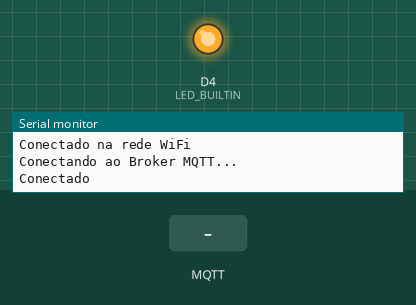
A sketch run on a simulated ESP8266 (NodeMCU). On the bench: output pins drawn as LEDs (lit = HIGH, except the on-board LED, lit = LOW), the last lines printed to the serial monitor. The test bench sets the inputs (shaded band). WiFi joins after 1.5 s; servers stay silent unless stated; storage starts empty; random numbers use the default seed unless the sketch sets one; no MQTT or app messages arrive unless stated.

Above: at 2.7 s.
2.8 s: MQTT message "luci6666" arrives on the first subscribed topic
At 3.3 s:
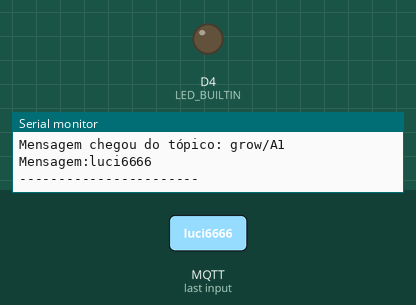
4.3 s: MQTT message "1" arrives on the first subscribed topic
At 5.3 s:
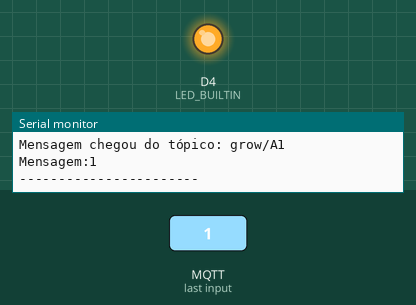
6.3 s: MQTT message "on" arrives on the first subscribed topic
At 7.3 s:
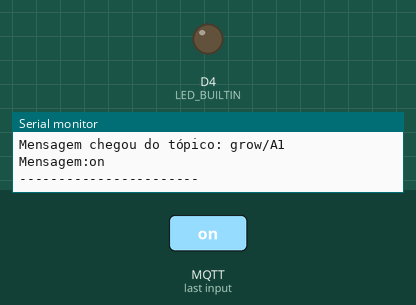
Timing chart, 0 to 9.3 s (numbered marks = the images above; inputs shaded):
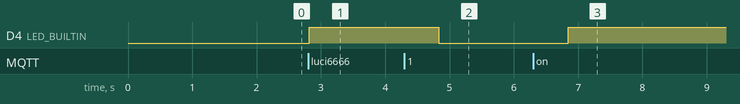

Measured:
- after the input at 2.8 s, D4 (LED_BUILTIN): LOW → HIGH at once
- after the input at 4.3 s, D4 (LED_BUILTIN): HIGH → LOW after 0.53 s
- after the input at 6.3 s, D4 (LED_BUILTIN): LOW → HIGH after 0.55 s

The sketch:

ESP_Simulador_SDCard.ino
```cpp
#include <ESP8266WiFi.h>
#include <PubSubClient.h>
#include<SPI.h>
#include <SD.h>

#define DEBUG
#define CS_PIN  D8
WiFiClient espClient;
PubSubClient client(espClient);
char buff[100];
int tempo = 2000;

struct wifi{
  char* ssid;
  char* password;
};

struct broker_mqtt{
  char* mqttServer;
  char* mqttUser;
  char* mqttPassword;
  uint16_t mqttPort;
};

struct global_helper{
  int dispatchInterval;
  char* topicBase;
  int lastMQTTSend;
};

struct mqtt_publish{
  char* sensor1;
  char* sensor2;
  char* sensor3;
  char* sensor4;
  char* sensor5;
};

struct mqtt_subscriber{
  const char* actuator1;
  const char* actuator2;
  const char* actuator3;
  const char* actuator4;
  //char* dateMillisTime;
};

struct wifi wifi_information;
struct broker_mqtt server;
struct global_helper helper;
struct mqtt_publish pub;
struct mqtt_subscriber subs;

void setInitWifi(){
  //wifi_information = (wifi) {"SUPERNET_FABYUU", "luci6666"};
  wifi_information = (wifi) {"Ap-F12", "08774576"};
}

void setWifi(char* ssid, char* password){
  wifi_information = (wifi) {ssid, password};
}

void setInitServerBroker(){
  server = (broker_mqtt) {"m14.cloudmqtt.com", "cxhovvsp", "v-nT9GcH_-Cr", 14167};
}

void setServerBroker(char* mqttServer, char* mqttUser, char* mqttPassword, uint16_t mqttPort){
  server = (broker_mqtt) {mqttServer, mqttUser, mqttPassword, mqttPort};
}

void setInitGlobalHelper(){
  helper = (global_helper) {2000, "grow/", 0};
}

void setGlobalHelper(int dispatchInterval, char* topicBase, int lastMQTTSend){
  helper = (global_helper) {dispatchInterval, topicBase, lastMQTTSend};
}

void setInitMQTTSubscriber(){
  subs = (mqtt_subscriber) {"grow/A1", "grow/A2", "grow/A3", "grow/A4"};
}

void setMQTTSubscriber(char* actuator1, char* actuator2, char* actuator3, char* actuator4){
  subs = (mqtt_subscriber) {actuator1, actuator2, actuator3, actuator4};
}

void setInitMQTTPublish(){
  pub = (mqtt_publish) {"grow/sensor/umidsoil/01/", "grow/sensor/humidade/01/", "grow/sensor/temperatura/01/", "grow/sensor/lumen/01/", "grow/sensor/pH/01/"};
}

void setMQTTPublish(char* sensor1, char* sensor2, char* sensor3, char* sensor4){
  pub = (mqtt_publish) {sensor1, sensor2, sensor3, sensor4};
}

void callback(char* topic, byte* payload, unsigned int length) {

  //armazena msg recebida em uma sring
  payload[length] = '\0';
  String strMSG = String((char*)payload);
  String strTopic = topic;
  String subsActuator1(subs.actuator1);
  String subsActuator2(subs.actuator2);
  String subsActuator3(subs.actuator3);
  String subsActuator4(subs.actuator4);
  pinMode(LED_BUILTIN, OUTPUT);


  #ifdef DEBUG
  Serial.print("Mensagem chegou do tópico: ");
  Serial.println(topic);
  Serial.print("Mensagem:");
  Serial.print(strMSG);
  Serial.println();
  Serial.println("-----------------------");
  #endif


  if(strTopic == subsActuator1){
    if(strMSG == "1"){
      digitalWrite(LED_BUILTIN, LOW);
    }else{
      digitalWrite(LED_BUILTIN, HIGH);
    }
  }else if(strTopic == subsActuator2){
    if(strMSG == "1"){
    // ligar atuador 2
    }else{
    // desligar atuador 2
    }
  }else if(strTopic == subsActuator3){
    if(strMSG == "1"){
    // ligar atuador 3
    }else{
    // desligar atuador 3
    }
  }else if(strTopic == subsActuator4){
    if(strMSG == "1"){
    // ligar atuador 4
    }else{
    // desligar atuador 4
    }
  }

  delay(tempo);
}

void initSDCard(){
  Serial.print("Inicializando o cartão SD...");
  // verifica se o cartão SD está presente e se pode ser inicializado
  if (!SD.begin(CS_PIN)) {
    Serial.println("Falha, verifique se o cartão está presente.");
    //programa encerrrado
    return;
  }else{
    Serial.println("Cartão inicializado.");
  }
}

void initWifi(){

  WiFi.begin(wifi_information.ssid, wifi_information.password);

  while (WiFi.status() != WL_CONNECTED) {
    delay(500);
    #ifdef DEBUG
    Serial.println("Conectando ao WiFi..");
    #endif
  }
  #ifdef DEBUG
  Serial.println("Conectado na rede WiFi");
  #endif

  client.setServer(server.mqttServer, server.mqttPort);
  client.setCallback(callback);

  while (!client.connected()) {
    #ifdef DEBUG
    Serial.println("Conectando ao Broker MQTT...");
    #endif

    if (client.connect("ESP8266Client", server.mqttUser, server.mqttPassword )) {
      #ifdef DEBUG
      Serial.println("Conectado");
      #endif

    } else {
      #ifdef DEBUG
      Serial.print("falha estado  ");
      Serial.print(client.state());
      #endif
      delay(2000);

    }
  }
}

void reconect() {
  //Enquanto estiver desconectado
  while (!client.connected()) {
    #ifdef DEBUG
    Serial.print("Tentando conectar ao servidor MQTT");
    #endif

    bool conectado = strlen(server.mqttUser) > 0 ?
                     client.connect("ESP8266Client", server.mqttUser, server.mqttPassword) :
                     client.connect("ESP8266Client");

    if(conectado) {
      #ifdef DEBUG
      Serial.println("Conectado!");
      #endif
      //subscreve no tópico com nivel de qualidade QoS 1
      client.subscribe(subs.actuator1, 1);
      client.subscribe(subs.actuator2, 1);
      client.subscribe(subs.actuator3, 1);
      client.subscribe(subs.actuator4, 1);
    } else {
      #ifdef DEBUG
      Serial.println("Falha durante a conexão.Code: ");
      Serial.println( String(client.state()).c_str());
      Serial.println("Tentando novamente em 10 s");
      #endif
      //Aguarda 10 segundos
      delay(10000);
    }
  }
}

void initConfig(){
  setInitGlobalHelper();
  setInitWifi();
  setInitServerBroker();
  initSDCard();
  initWifi();
  setInitMQTTPublish();
  setInitMQTTSubscriber();
  client.subscribe(subs.actuator1);
  client.subscribe(subs.actuator2);
  client.subscribe(subs.actuator3);
  client.subscribe(subs.actuator4);
}

void setup() {
  Serial.begin(9600);
  SPI.begin();
  initConfig();


}

void sendHumidSoil(){
  float umidSoil = random(0, 1024);
  client.publish(pub.sensor1, String(umidSoil).c_str(), true);
}

void sendHumid(){
  float humid = random(15, 20);
  client.publish(pub.sensor2, String(humid).c_str(), true);
}

void sendTemp(){
  float temp = random(25, 31);
  client.publish(pub.sensor3, String(temp).c_str(), true);
}

void sendLumen(){
  float lumen = random(0, 65000);
  client.publish(pub.sensor4, String(lumen).c_str(), true);
}

void sendpH(){
  float pH = random(5, 7);
  client.publish(pub.sensor5, String(pH).c_str(), true);
}

void sendMQTT(){
  sendHumidSoil();
  sendHumid();
  sendTemp();
  sendLumen();
  sendpH();
}

void loop() {
  if (!client.connected()) {
    reconect();
  }

  if ((millis() - helper.lastMQTTSend) > helper.dispatchInterval){
    sendMQTT();
    helper.lastMQTTSend = millis();
  }

  client.loop();
}
```
